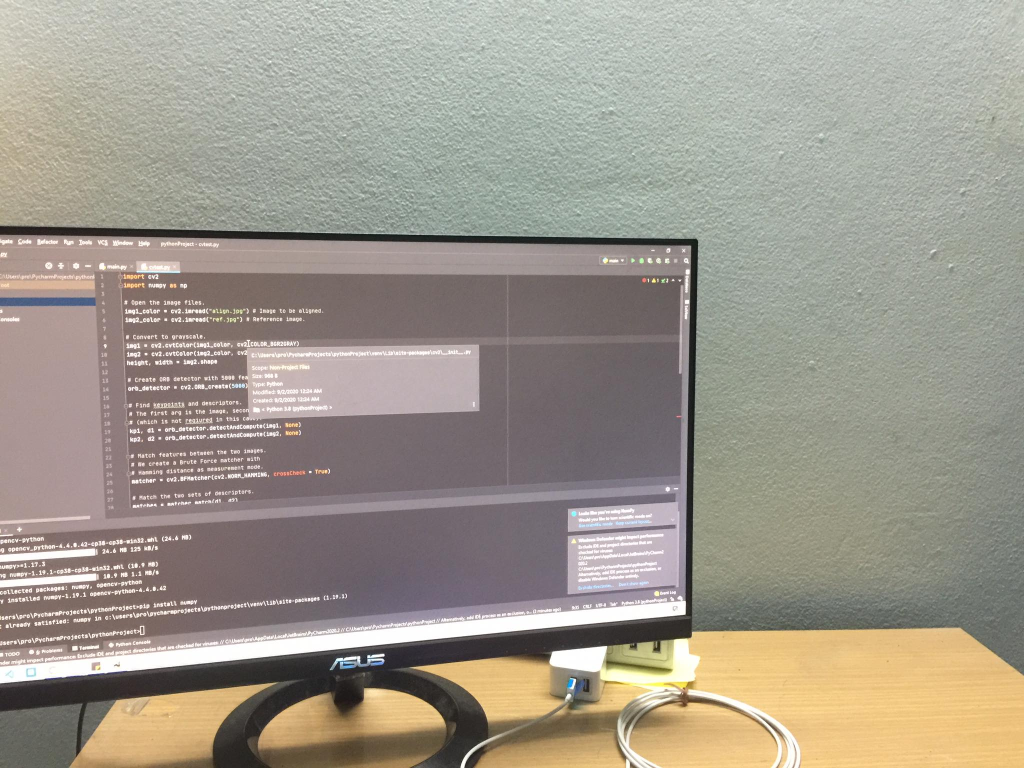
#> input picture pythonProject/r.jpg, 2048 x 1536 px (shown at 1/2 size)
$ python cvtest.py
#> lines starting #> are read from the running program, lines starting #| are printed output that depends on the picture
import cv2
import numpy as np


def trim(frame):
    # crop top
    if not np.sum(frame[0]):
        return trim(frame[1:])
    # crop bottom
    elif not np.sum(frame[-1]):
        return trim(frame[:-2])
    # crop left
    elif not np.sum(frame[:, 0]):
        return trim(frame[:, 1:])
    # crop right
    elif not np.sum(frame[:, -1]):
        return trim(frame[:, :-2])
    return frame


# Open the image files.
img1_color = cv2.imread("r.jpg")  # Image to be aligned.
#> img1_color is the input picture: shape (1536, 2048, 3); mean B, G, R 141.5, 152.8, 159
img2_color = cv2.imread("l.jpg")  # Reference image.
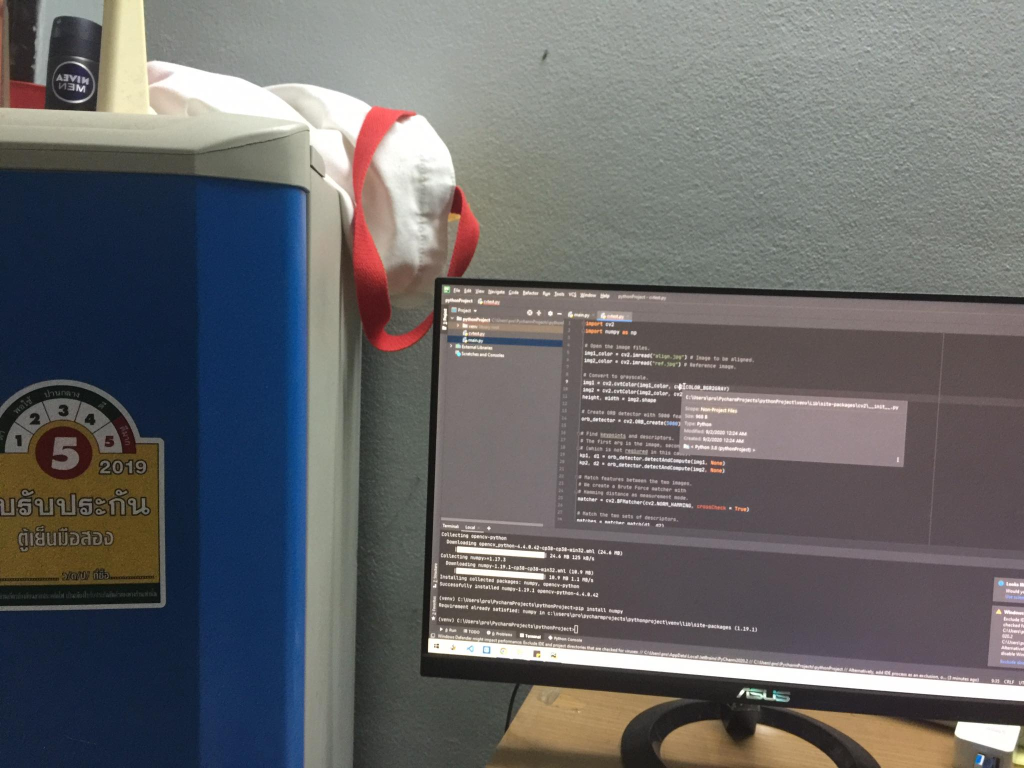
#> input picture pythonProject/l.jpg, 2048 x 1536 px (shown at 1/2 size)
#> img2_color is the input picture: shape (1536, 2048, 3); mean B, G, R 104.1, 103.1, 103.7

# Convert to grayscale.
img1 = cv2.cvtColor(img1_color, cv2.COLOR_BGR2GRAY)
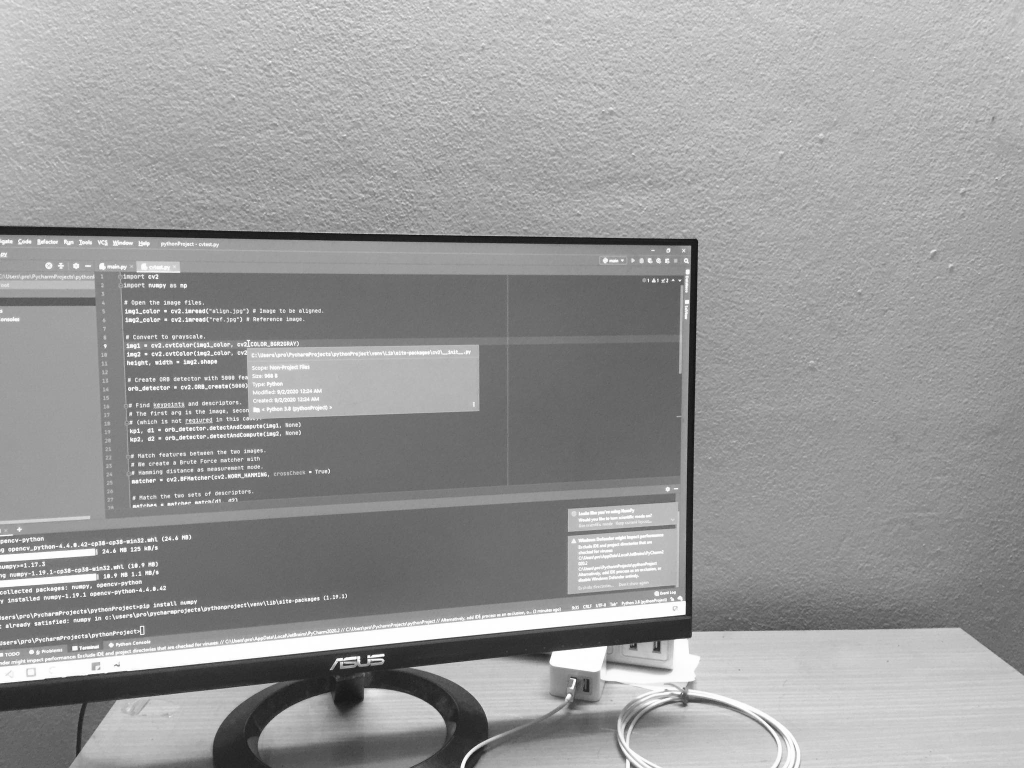
#> img1: shape (1536, 2048) (shown at 1/2 size); min 7, max 255, mean 153.3
img2 = cv2.cvtColor(img2_color, cv2.COLOR_BGR2GRAY)
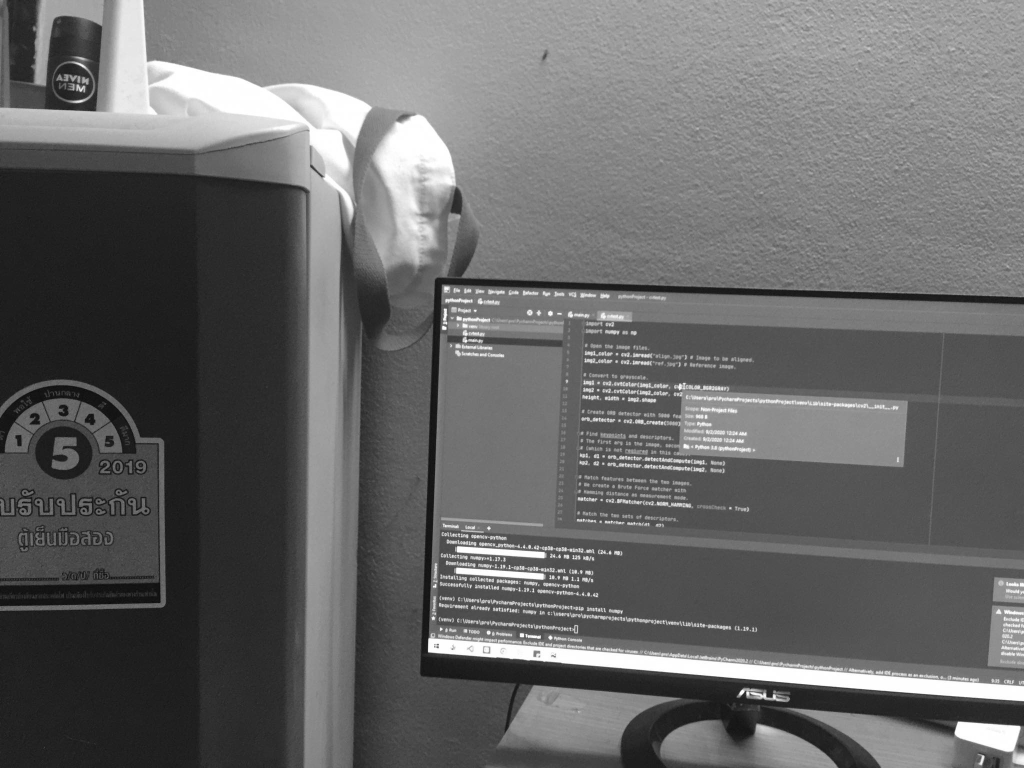
#> img2: shape (1536, 2048) (shown at 1/2 size); min 1, max 255, mean 103.4
height, width = img2.shape
#> height = 1536; width = 2048

# Create ORB detector with 5000 features.
orb_detector = cv2.ORB_create(5000)

# Find keypoints and descriptors.
# The first arg is the image, second arg is the mask
# (which is not reqiured in this case).
kp1, d1 = orb_detector.detectAndCompute(img1, None)
#> kp1 = 5000 keypoints; strongest (x, y, size): (768, 1310, 37.2), (768, 1311, 31), (768, 1309, 31), (766, 1310, 53.6)
kp2, d2 = orb_detector.detectAndCompute(img2, None)
#> kp2 = 5000 keypoints; strongest (x, y, size): (857, 1303, 31), (860, 1299, 92.6), (860, 1301, 111.1), (858, 1302, 64.3)

# Match features between the two images.
# We create a Brute Force matcher with
# Hamming distance as measurement mode.
matcher = cv2.BFMatcher(cv2.NORM_HAMMING, crossCheck=True)

# Match the two sets of descriptors.
matches = matcher.match(d1, d2)
#> matches = 1946 matches

# Sort matches on the basis of their Hamming distance.
#> (the run stopped early here; a loop or call above may not have finished)
